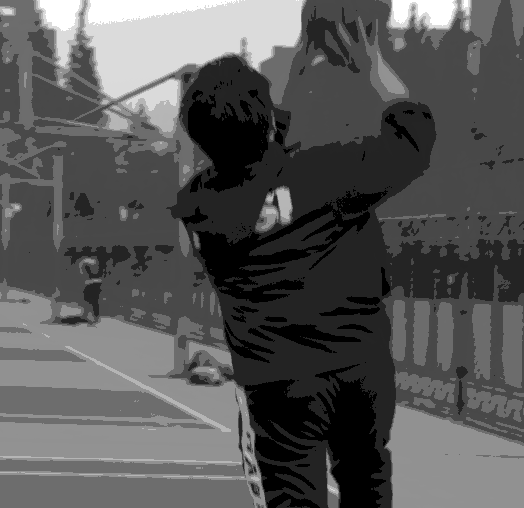
#> input picture digitalImageProcessing/ch02/grayScaleInvert/input.png, 524 x 508 px, found by its file name
$ python grayScale.py
#> lines starting #> are read from the running program, lines starting #| are printed output that depends on the picture
import cv2
import numpy as np
import matplotlib.pyplot as plt

# 读取图像
img = cv2.imread('digitalImageProcessing\ch02\grayScaleInvert\input.png')
#> img is the input picture: shape (508, 524, 3); min 0, max 255, mean 86.8

# 将图像灰度取反
img = 255 - img
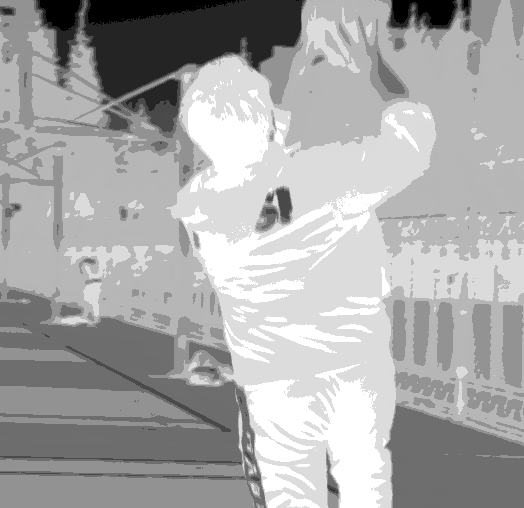
#> img: shape (508, 524, 3); min 0, max 255, mean 168.2

# 显示图像
plt.figure(figsize=(15, 5))

plt.subplot(1, 2, 1)
plt.imshow(img)
plt.title('output')

plt.show()

# 保存图像
cv2.imwrite('digitalImageProcessing\ch02\grayScaleInvert\output.png', img)
